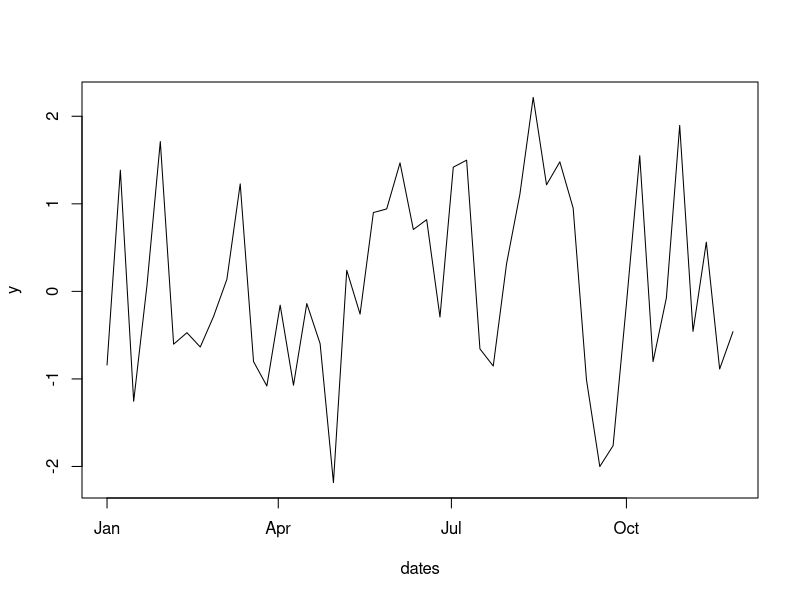
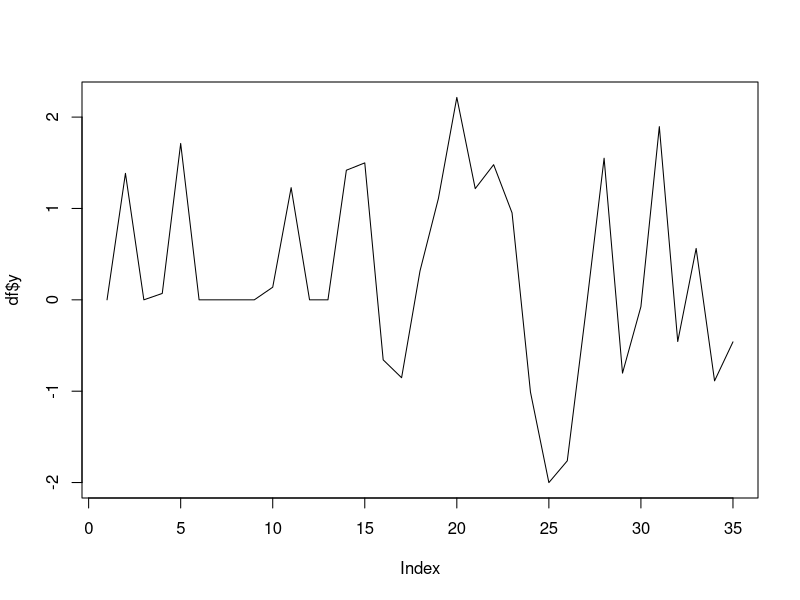
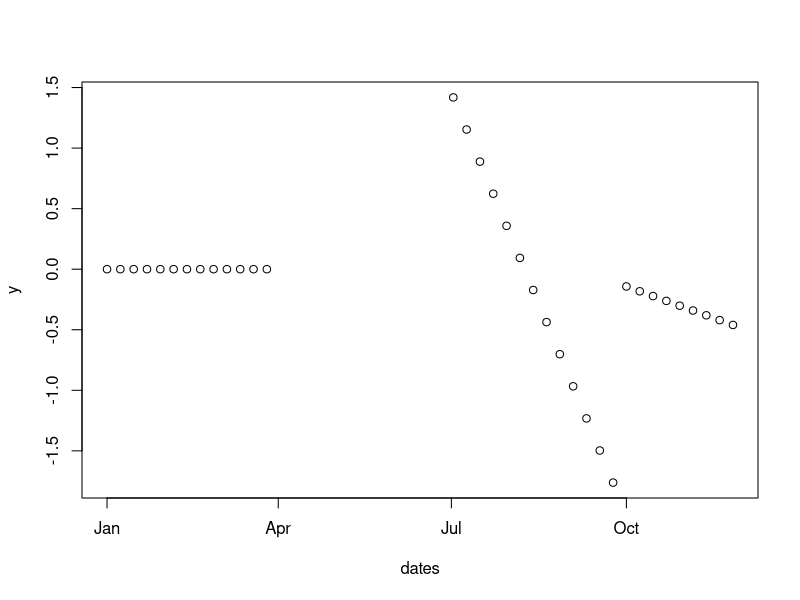

These charts were generated, in order, by the following R code:
library(dplyr)
library(plyr)
library(lubridate)

# Before using any function you can check out some information (see help pane down right) by running a ? before the function name:
?seq

# Let's generate some dates
dates = seq(as.Date("2019-01-01"),as.Date("2019-12-01"),by='week')

## .. and some numbers drawn from a normal distribution with the same length as the dates vector
# First set the seed to make sure we get the same result every time we run this
set.seed(5)
y = rnorm(length(dates), mean = 0, sd = 1)

# Combine the two into a dataframe 
df = data.frame(dates,y)

# Let's see how this looks like - use type='l' for a line plot
plot(df,type='l')

# check out data type
str(df)

# Let's add some details about the date
df$week = week(df$dates)
df$year = year(df$dates)

# Get rid of columns
df[,c("week","year")] = NULL
head(df)

# Let's reintroduce them in another way: Using so called piping (%>%). This means that the result of one line is carried over to the next one. We add a pipe after each operation.
# the dplyr library is used here
df = df %>% 
  mutate("week" = week(df$dates)) %>%
  mutate("year" = year(df$dates)) %>%
  mutate("quarter" = quarter(df$dates))

# How can we access the year column of our data frame? 2 options. 
df[,c("year")]
df[["year"]]

# How would that work for a list?
# Let's first create a list for each quarter
df = split(df,f = df$quarter)

# Let's see how our data structure looks now
str(df)

# We've got a list of 4 data frames! one for each quarter. 
# Access the data frame of the second quarter
df[[2]]

# Now let's print the year of this quarter - multiple ways.. 
df[[2]][["year"]]
df[[2]]$year
df[[2]][,c("year")]

# R uses [,] to indicate which columns and rows we want (on the left of the , the rows; on the right the columns). If we use [[]] then we are concentrating only on columns.  

# Let's convert back to a data frame. Put .id to the value it should add for the names of the lists (in this case we split on quarter).
df = ldply(df, .id = "quarter")

## Filtering. 
# Let's filter out quarter 2.
# notice we need to indicate the filter on the left side of [,] as we're filtering on the rows!
# first, let's see what happens if we indicate the requirement:
df$quarter != 2

# It returns a sequence of TRUE and FALSE with the length of the data frame. We want to keep the rows where we see TRUE, and remove the ones that returned FALSE. We do this as follows:
df = df[df$quarter != 2,]

# Let's check if the second quarter is gone
unique(df$quarter)

# Now let's remove a column, notice we need to indicate the filter on the right side of [,]
# first let's set up the filter
colnames(df) != "week"

# All of them are true except for the third one. So let's remove the third column
df = df[,colnames(df) != "week"]
head(df)

# we can have multiple conditions too. Let's look at negative values in Q1.
df$y[df$y < 0 & df$quarter == 1]

# lets put these to 0
df$y[df$y <0 & df$quarter == 1] = 0

# no negative values in the first quarter anymore!
plot(df$y,type='l')

# check using any() if there's values below 0 in the first quarter
df$y[df$quarter == 1] < 0
# any now will check if any of these printed values are TRUE - which is not the case,so it will print FALSE
any(df$y[df$quarter == 1] < 0)

# Loops. Let's check out some "for" loops. 
# Let's say we want to interpolate between the first and last value of each quarter 

for(quarter in unique(df$quarter)){
  
  # I am adding a cat here which will print the quarter it is working on in the current iteration. The "\n" makes sure we add a new line after each printed value. 
  cat(quarter,"\n")
  
  # define a temp variable that equals df filtered on the quarter of the current iteration
  temp = df[df$quarter == quarter,] 
  
  # define first and last value of the quarter
  first_value = temp$y[1]  
  last_value = tail(temp$y,1)
  
  # change y to be the interpolated values between first and last value of the quarter. I use the function approx to do the interpolation here.
  df$y[df$quarter == quarter] = approx(x = c(first_value,last_value), n = nrow(temp))$y
  
}

# check out what happened
plot(df[,c("dates","y")])

# first quarter started at 0 and ended at 0 so simply stayed at 0. 

# One other loop is the while loop. 
# Let's say we want to keep adding a random positive number to all values in the data frame, until the total reaches at least 1,000
# at this point the total is:
sum(df$y)

# let's define the while loop:
while(sum(df$y) < 100){
  
  # Runif means we're sampling from a uniform distribution, so all values are equally likely. We specify n = 1 as we want to sample one value that we're going to add to the values in the df. 
  # I specify that the minimum value of the distribution is 0 and max is 1.
  add = runif(1, min = 0, max = 1)
  
  # Let's print what we are adding at each iteration
  cat("adding:", add,"\n")
  
  df$y = df$y + add

  # Let's also print the total at this moment to see how close we are to our goal of a total value of 100.
  cat("total at this point:", sum(df$y),"\n")
  
}

# After adding 6 random values to all y's, We've reached a total of 115! We're getting the same results - although we're random sampling - as we set a seed in the beginning.

# Finally, I am going to aggregate the y values by quarter
agg = aggregate(y ~ quarter, data = df, sum)
agg

# This is the end :) Move on to the practice module!








